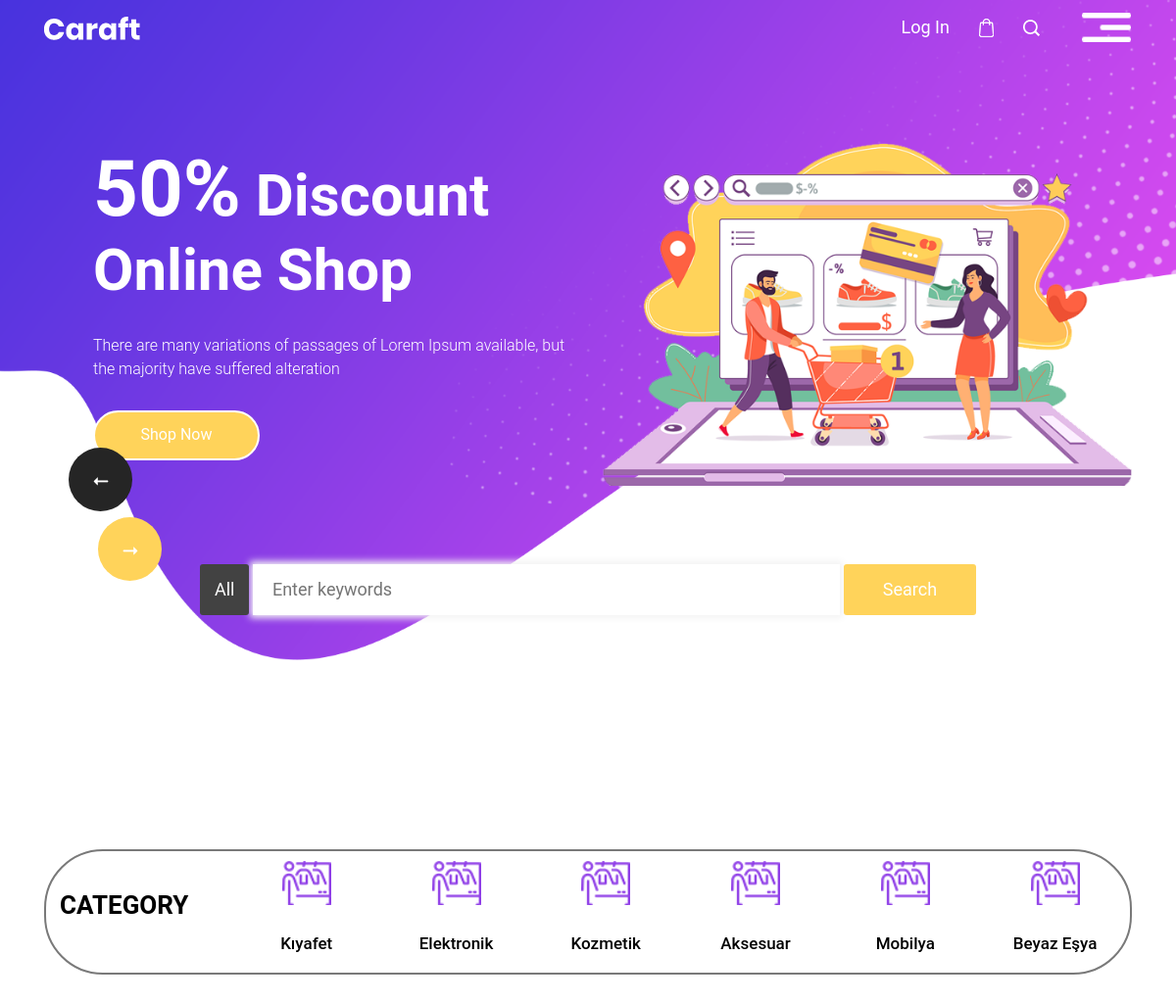
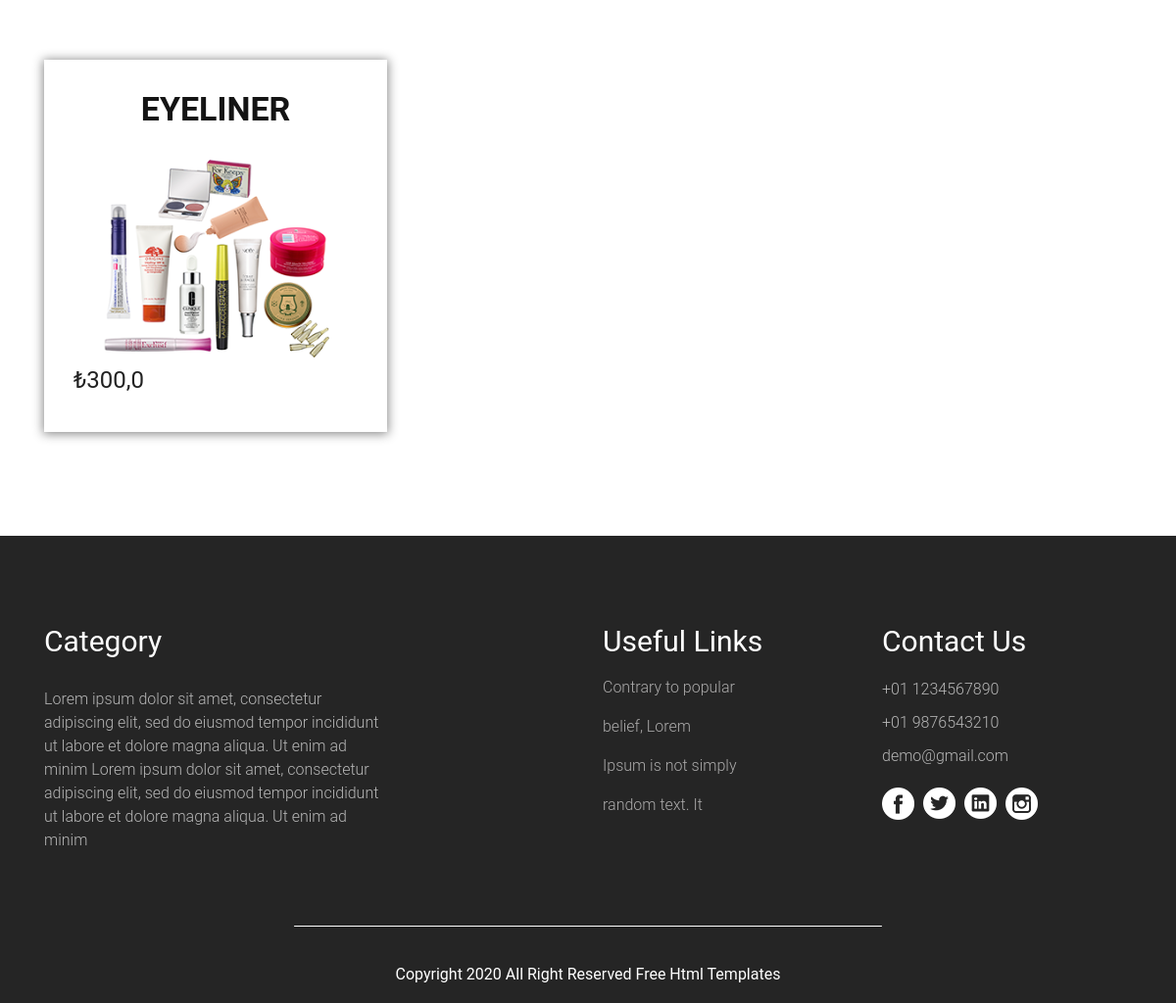
The page /productCategory/Aksesuar/ on the database its author committed (2 pictures, top to bottom).
### appMy/models.py (models this page shows, shortened)
class Category(models.Model):
    title = models.CharField(("Kategori"), max_length=50)

class Product(models.Model):
    brand = models.ForeignKey(Brand, verbose_name=("Ürün Markası"), on_delete=models.CASCADE)
    category = models.ForeignKey(Category, verbose_name=("Ürün Kategorisi"), on_delete=models.CASCADE)
    title = models.CharField(("Ürün Başlık"), max_length=50)
    text = models.TextField(("Ürün Özellikleri"))
    price = models.FloatField(("Ürün Fiyatı"))
    image = models.FileField(("Ürün Fotoğrafı"), upload_to='', max_length=100, null=True)

### appMy/views.py (the view)
# urls.py: path('productCategory/<categoryid>/', productCategory, name='productCategory'),
def productCategory(request,categoryid="Elektronik"):
    context={"title":"Kategori"}
    category_k = Category.objects.get(title=categoryid)
    products = Product.objects.filter(category=category_k)
    category = Category.objects.all()
    context.update({
        "products": products,
        "categoryid": categoryid,
        "category": category,
    })
    return render(request,'category.html',context)

### appMy/templates/category.html
{% extends 'base.html' %}
{% load static %}
{% block body %}
      <div class="container">
         <div class="category_section">
            <div class="row">
               <div class="col-lg-2 col-sm-12">
                  <h1 class="category_text">Category</h1>
               </div>
               <div class="col-lg-10 col-sm-12 main">
                  {% for i in category %}
                     <div class="col">
                     <div class="box_main">
                        <a href="/productCategory/{{ i.title }}/">
                           <div class="icon_1"></div>
                           <h4 class="fashion_text active">{{ i.title }}</h4>
                        </a>
                     </div>
                  </div>
                  {% endfor %}
               </div>
            </div>
         </div>
         <div class="category_section_2">
            <div class="row">
               {% for i in products %}
               <div class="col-4 mb-3">
                  <a href="#">
                     <div class="feature_box">
                        <h1 class="readable_text">{{ i.title }}</h1>
                        <div><img src="{{ i.image.url }}" class="image_7"></div>
                        <div style="font-size: 24px;">₺{{ i.price }}</div>
                     </div>
                  </a>
               </div>
               {% endfor %}
            </div>
         </div>
      </div>
{% endblock body %}

### appMy/static/css/style.css (style rules this page uses)
* { box-sizing: border-box !important; transition: ease all 0.5s; }
html { scroll-behavior: smooth; }
body { color: #666666; font-size: 14px; font-family: Roboto; line-height: 1.80857; font-weight: normal; overflow-x: hidden; }
a { color: #1f1f1f; text-decoration: none !important; outline: none !important; -webkit-transition: all .3s ease-in-out; -moz-transition: all .3s ease-in-out; -ms-transition: all .3s ease-in-out; -o-transition: all .3s ease-in-out; transition: all .3s ease-in-out; }
h1, h2, h3, h4, h5, h6 { letter-spacing: 0; font-weight: normal; position: relative; padding: 0 0 10px 0; font-weight: normal; line-height: normal; color: #111111; margin: 0 }
h1 { font-size: 24px }
h4 { font-size: 16px }
*, *::after, *::before { -webkit-box-sizing: border-box; -moz-box-sizing: border-box; box-sizing: border-box; }
a { color: #222222; text-decoration: none; outline: none !important; }
a, .btn { text-decoration: none !important; outline: none !important; -webkit-transition: all .3s ease-in-out; -moz-transition: all .3s ease-in-out; -ms-transition: all .3s ease-in-out; -o-transition: all .3s ease-in-out; transition: all .3s ease-in-out; }
img { max-width: 100%; height: auto; }
.category_section { width: 100%; float: left; border: 2px solid #797979; border-radius: 60px; padding: 10px 0px 0px 0px; margin-top: 90px; }
.main { display: flex; }
.category_text { width: 100%; float: left; font-size: 26px; color: #000; text-transform: uppercase; font-weight: bold; text-align: center; padding-top: 30px; }
.box_main { width: 100%; float: left; text-align: center; }
.fashion_text.active { color: #000; }
.icon_1 { width: 50px; margin: 0 auto; background-image: url(../images/icon-1.png); height: 60px; background-size: 100%; background-repeat: no-repeat; text-align: center; display: inline-block; }
.fashion_text { width: 100%; float: left; font-size: 17px; text-align: center; color: #9a9a99; font-weight: 500; padding-top: 5px; padding-bottom: 20px; }
.category_section_2 { width: 100%; float: left; margin-top: 90px; padding-bottom: 90px; }
.feature_box { width: 100%; height: 380px; display: flex; flex-direction: column; justify-content: space-between; background-color: #ffffff; padding: 30px; box-shadow: 0px 1px 10px 1px #888888; }
.image_7 { width: 80%; margin: 0 auto; text-align: center; display: block; padding-top: 20px; }
.readable_text { width: 100%; float: left; font-size: 34px; text-align: center; text-transform: uppercase; color: #141414; font-weight: bold; }

### rows shown on the page
Category: title "Kıyafet"
Category: title "Elektronik"
Category: title "Kozmetik"
Category: title "Aksesuar"
Category: title "Mobilya"
Category: title "Beyaz Eşya"
Product: title "EYELINER", image (picture), price "300,0"
